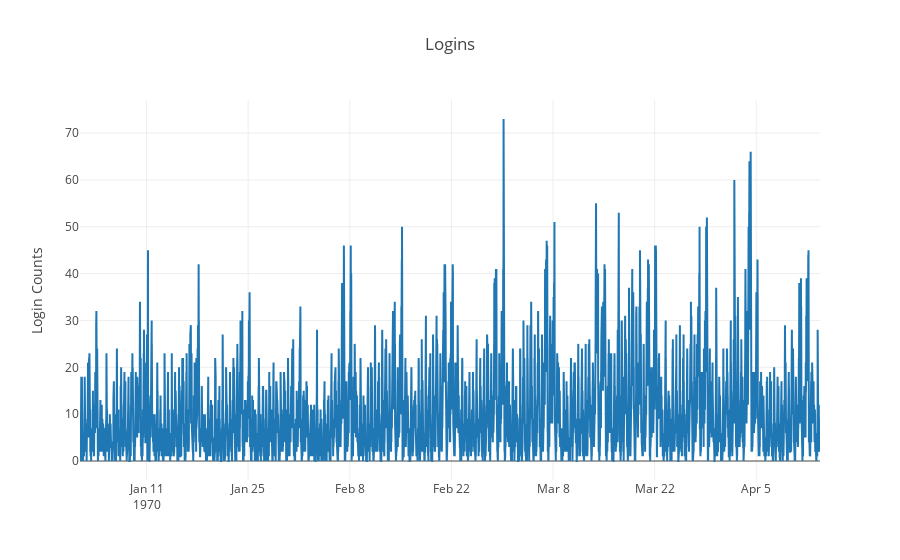

Notebook code cell kept with this figure:
### Markdown cell above
From the call `.describe()`, we can see there is only one year the data was collected in: 1970. Let's plot the raw data to see what it looks like.

### Code cell
trace = go.Scatter(x=logins_15m.index, y=logins_15m['count'])

layout = go.Layout(title='Logins',
                  yaxis=dict(title='Login Counts'))

fig = go.Figure([trace], layout)

iplot(fig, filename='15m-all.html')

### Figure 1 — Plotly figure (JSON) as saved in the notebook; plotly's stock layout.template omitted (floating-point values rounded to 4 significant figures; data arrays with more than 128 entries replaced by an {"elided": "..."} marker saying what was removed)
{"data": [{"type": "scatter", "uid": "4c5ae574-d29f-11e9-8c18-e442a6f8adc6", "x": {"elided": "9788 str values"}, "y": {"elided": "9788 int values"}}], "layout": {"title": "Logins", "yaxis": {"title": "Login Counts"}}}
